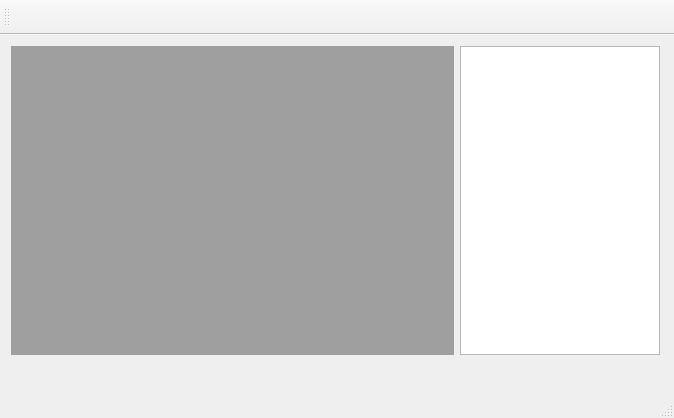
<?xml version="1.0" encoding="UTF-8"?>
<ui version="4.0">
 <class>mafMainWindow</class>
 <widget class="QMainWindow" name="mafMainWindow">
  <property name="geometry">
   <rect>
    <x>0</x>
    <y>0</y>
    <width>674</width>
    <height>418</height>
   </rect>
  </property>
  <property name="windowTitle">
   <string>mafMainWindow</string>
  </property>
  <widget class="QWidget" name="centralWidget">
   <property name="sizePolicy">
    <sizepolicy hsizetype="Expanding" vsizetype="Expanding">
     <horstretch>0</horstretch>
     <verstretch>0</verstretch>
    </sizepolicy>
   </property>
   <widget class="QWidget" name="horizontalLayoutWidget">
    <property name="geometry">
     <rect>
      <x>0</x>
      <y>0</y>
      <width>671</width>
      <height>331</height>
     </rect>
    </property>
    <layout class="QGridLayout" name="gridLayout">
     <property name="sizeConstraint">
      <enum>QLayout::SetMinimumSize</enum>
     </property>
     <item row="0" column="1">
      <widget class="QTreeView" name="treeView">
       <property name="minimumSize">
        <size>
         <width>200</width>
         <height>0</height>
        </size>
       </property>
      </widget>
     </item>
     <item row="0" column="0">
      <widget class="QMdiArea" name="mdiArea">
       <property name="minimumSize">
        <size>
         <width>400</width>
         <height>300</height>
        </size>
       </property>
       <property name="verticalScrollBarPolicy">
        <enum>Qt::ScrollBarAsNeeded</enum>
       </property>
       <property name="horizontalScrollBarPolicy">
        <enum>Qt::ScrollBarAsNeeded</enum>
       </property>
       <property name="activationOrder">
        <enum>QMdiArea::CreationOrder</enum>
       </property>
       <property name="viewMode">
        <enum>QMdiArea::TabbedView</enum>
       </property>
       <property name="documentMode">
        <bool>false</bool>
       </property>
      </widget>
     </item>
    </layout>
   </widget>
  </widget>
  <widget class="QMenuBar" name="menuBar">
   <property name="geometry">
    <rect>
     <x>0</x>
     <y>0</y>
     <width>674</width>
     <height>22</height>
    </rect>
   </property>
  </widget>
  <widget class="QToolBar" name="mainToolBar">
   <property name="minimumSize">
    <size>
     <width>0</width>
     <height>35</height>
    </size>
   </property>
   <attribute name="toolBarArea">
    <enum>TopToolBarArea</enum>
   </attribute>
   <attribute name="toolBarBreak">
    <bool>false</bool>
   </attribute>
  </widget>
  <widget class="QStatusBar" name="statusBar"/>
 </widget>
 <layoutdefault spacing="6" margin="11"/>
 <resources/>
 <connections/>
</ui>
